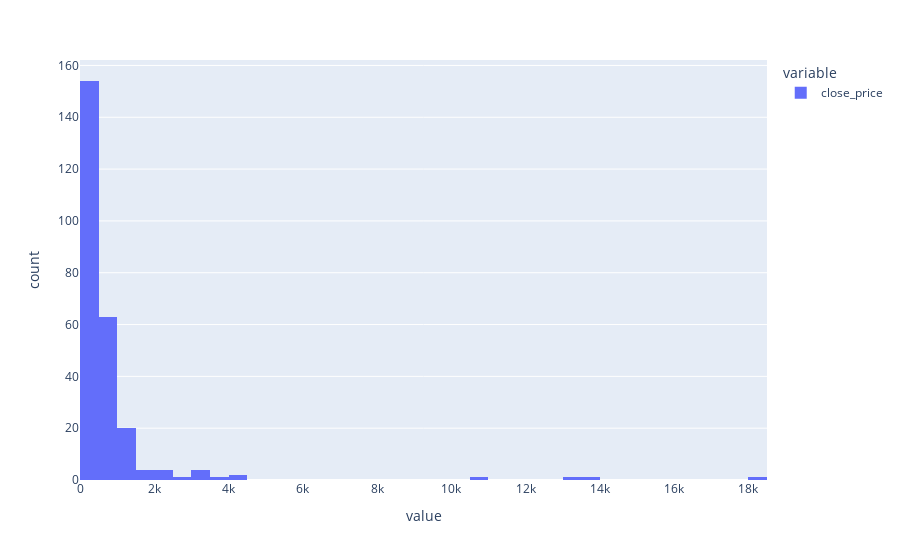

The code cell stored with this chart in its notebook:
### Markdown cell above
The correlation between two variables indicates the strength and direction of a linear relationship between them. A correlation of 1 indicates a strong positive linear relationship, a correlation of -1 indicates a strong negative linear relationship, and a correlation of 0 indicates no linear relationship.

In the case of the stock confidence and close price percentage change, the correlation will tell you how strongly the stock confidence is related to the change in close price from one day to the next. If the correlation is positive, it means that as stock confidence increases, the close price is more likely to increase as well. If the correlation is negative, it means that as stock confidence increases, the close price is more likely to decrease. If the correlation is close to 0, it means that there is no strong relationship between stock confidence and close price percentage change.

### Code cell
import pandas as pd
import json

pd.options.plotting.backend = "plotly"


# Load data into a pandas DataFrame
data = pd.read_json("today_prices.json")
df = pd.DataFrame(data)


# Calculate the correlation between stock confidence and close price percentage change
volume_close_price_change_corr =df['volume'].corr(df['close_price'])
# volume_close_price_corr = df['volume'].corr(df['close_price'])

print(
    f"Correlation between volume and close price: {volume_close_price_change_corr:.2f}"
)

# Calculate summary statistics for close price
close_price_stats = df["close_price"].describe()
print(close_price_stats)

# Create a histogram of close price
df["close_price"].plot.hist()

### Figure 1 — Plotly figure (JSON) as saved in the notebook; plotly's stock layout.template omitted (floating-point values rounded to 4 significant figures; data arrays with more than 128 entries replaced by an {"elided": "..."} marker saying what was removed)
{"data": [{"alignmentgroup": "True", "bingroup": "x", "hovertemplate": "variable=close_price<br>value=%{x}<br>count=%{y}<extra></extra>", "legendgroup": "close_price", "marker": {"color": "#636efa", "pattern": {"shape": ""}}, "name": "close_price", "offsetgroup": "close_price", "orientation": "v", "showlegend": true, "type": "histogram", "x": {"elided": "257 float values"}, "xaxis": "x", "yaxis": "y"}], "layout": {"barmode": "relative", "legend": {"title": {"text": "variable"}, "tracegroupgap": 0}, "margin": {"t": 60}, "xaxis": {"anchor": "y", "domain": [0, 1], "title": {"text": "value"}}, "yaxis": {"anchor": "x", "domain": [0, 1], "title": {"text": "count"}}}}
